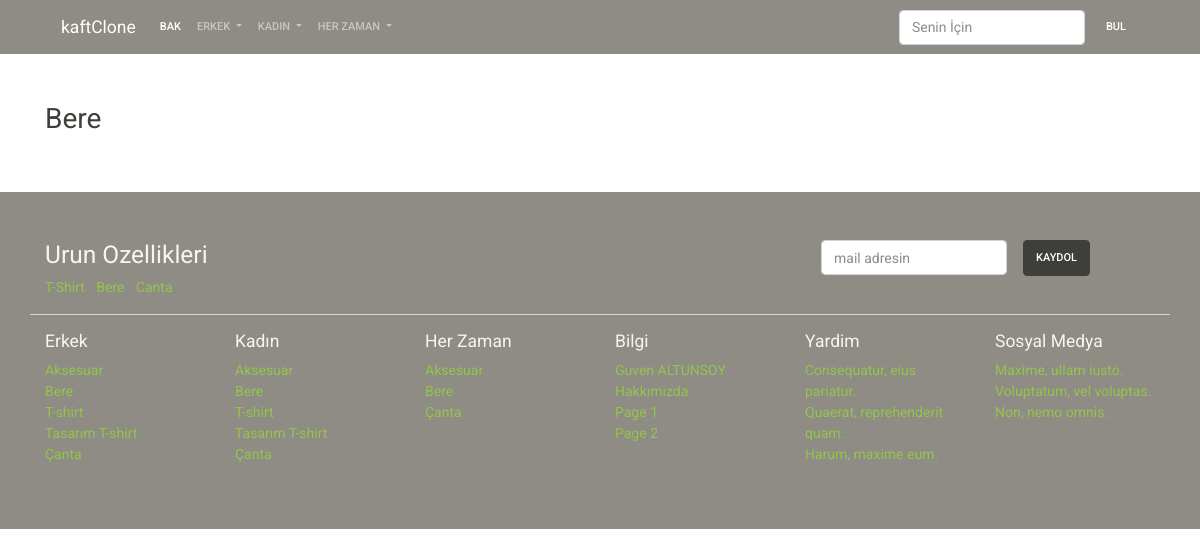
/bere, run on the app's committed database.
### product/models.py (models this page shows, shortened)
class Category(models.Model):
    title = models.CharField(max_length=200)
    slug = models.SlugField(
        max_length=200,
        default="",
    )
    status = models.CharField(
        default=DEFAULT_STATUS,
        choices=STATUS,
        max_length=10,
    )
    gender = models.CharField(default='unisex',
                              choices=GENDER_CHOICE,
                              max_length=6
                              )
    createt_at = models.DateTimeField(auto_now_add=True)
    updated_at = models.DateTimeField(auto_now=True)

### page/models.py (models this page shows)
class Page(models.Model):
    title = models.CharField(max_length=200)
    slug = models.SlugField(
        max_length=200,
        default="",
    )
    content = models.TextField()
    cover_image = models.ImageField(
        upload_to='page',
        null=True,
        blank=True,
    )
    status = models.CharField(
        default=DEFAULT_STATUS,
        choices=STATUS,
        max_length=10,
    )
    createt_at = models.DateTimeField(auto_now_add=True)
    updated_at = models.DateTimeField(auto_now=True)

### product/views.py (the view)
# urls.py: path('<slug:category_slug>', category_show, name='category_show'),
def category_show(request, category_slug):
    context = dict()
    context['category'] = get_object_or_404(Category, slug=category_slug)
    context['items'] = Product.objects.filter(category=context['category'],
                                              status=STATUS,
                                              stock__gte=1,
                                              )
    return render(request, 'product/category_show.html', context)

### kaft_clone/nav_context.py (called while the page is built)
def nav_data(request):
    context = dict()
    context['categories'] = Category.objects.filter(
        status=STATUS).order_by('title')
    context['pages'] = Page.objects.filter(
        status=STATUS
    ).order_by('title')
    return context

### templates/product/category_show.html (shortened to what this page needs)
{% extends 'base/base.html' %}
{% block content %}
<div class="container mt-5">
    <div class="row">
        <div class="col-sm-12 ">
            <h2>{{ category.title }}</h2>
        </div>
    </div>
</div>
{% endblock %}

### templates/base/components/footer.html (shortened to what this page needs)
<div class="bg-dark py-5 mt-5">
    <div class="container">
        <div class="row">
            <div class="col-sm-8">
                <h3 class="text-light">Urun Ozellikleri</h3>
                <ul class="list-inline">
                    <li class="list-inline-item">
                        <a href="">T-Shirt</a>
                    </li>
                    <li class="list-inline-item">
                        <a href="">Bere</a>
                    </li>
                    <li class="list-inline-item">
                        <a href="">Canta</a>
                    </li>
                </ul>
            </div>
            <div class="col-sm-4">
                <form class="form-inline">
                    <div class="form-group mx-sm-3 mb-2">
                        <input type="email" class="form-control" id="ebulten" placeholder="mail adresin">
                    </div>
                    <button type="submit" class="btn btn-dark mb-2">Kaydol</button>
                </form>
            </div>
        </div>
        <div class="row border-top mb-3"></div>
        <div class="row">
            <div class="col-sm-2">
                <h5 class="text-light">Erkek</h5>
                <ul class="list-unstyled">
                    {% for item in categories %}
                    {% if item.gender == "men" or item.gender == "unisex" %}
                    <li class="list-item">
                        <a class="" href="{% url 'category_show' category_slug=item.slug %}">{{ item.title }}</a>
                    </li>
                    {% endif %}
                    {% endfor %}
                </ul>
            </div>
            <div class="col-sm-2">
                <h5 class="text-light">Kadın</h5>
                <ul class="list-unstyled">
                    {% for item in categories %}
                    {% if item.gender == "women" or item.gender == "unisex" %}
                    <li class="list-item">
                        <a class="" href="{% url 'category_show' category_slug=item.slug %}">{{ item.title }}</a>
                    </li>
                    {% endif %}
                    {% endfor %}
            </div>
            <div class="col-sm-2">
                <h5 class="text-light">Her Zaman</h5>
                <ul class="list-unstyled">
                    {% for item in categories %}
                    {% if item.gender == "unisex" %}
                    <li class="list-item">
                        <a class="" href="{% url 'category_show' category_slug=item.slug %}">{{ item.title }}</a>
                    </li>
                    {% endif %}
                    {% endfor %}
                </ul>
            </div>
            <div class="col-sm-2">
                <h5 class="text-light">Bilgi</h5>
                <ul class="list-unstyled">
                        {% for item in pages %}
                        <li class="list-item">
                            <a class="" href="">{{ item.title }}</a>
                        </li>
                        {% endfor %}
                </ul>
            </div>
            <div class="col-sm-2">
                <h5 class="text-light">Yardim</h5>
                <ul class="list-unstyled">
                    <li><a href="">Consequatur, eius pariatur.</a></li>
                    <li><a href="">Quaerat, reprehenderit quam.</a></li>
                    <li><a href="">Harum, maxime eum.</a></li>
                </ul>
            </div>
            <div class="col-sm-2">
                <h5 class="text-light">Sosyal Medya</h5>
                <ul class="list-unstyled text-white">
                    <li><a href="">Maxime, ullam iusto.</a></li>
                    <li><a href="">Voluptatum, vel voluptas.</a></li>
                    <li><a href="">Non, nemo omnis.</a></li>
                </ul>
            </div>
        </div>
    </div>
</div>

### data on the page
Category: title "Bere"
Category: title "Aksesuar"
Category: title "T-shirt"
Category: title "Tasarım T-shirt"
Category: title "Çanta"
Category: title "T-shirt"
Category: title "Tasarım T-shirt"
Page: title "Guven ALTUNSOY"
Page: title "Hakkımızda"
Page: title "Page 1"
Page: title "Page 2"
